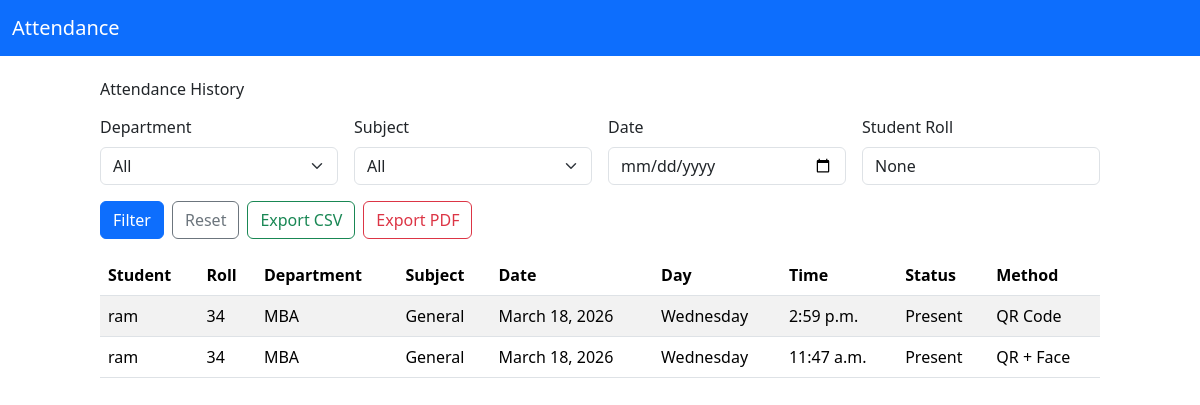
Before: /history/ with the older database file.
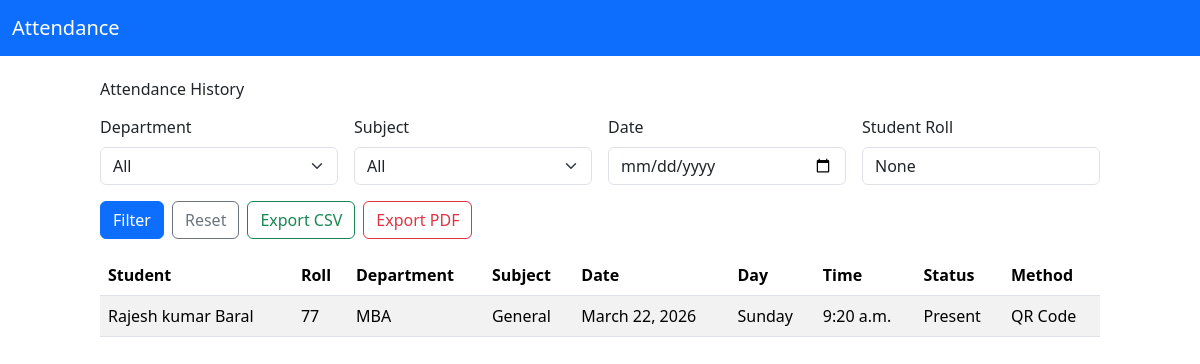
After: the same page with the newer database file.
### attendance/models.py (models this page shows, shortened)
class AttendanceRecord(models.Model):
    STATUS_PRESENT = "present"
    STATUS_ABSENT = "absent"
    STATUS_LATE = "late"
    METHOD_QR = "qr"
    METHOD_FACE = "face"
    METHOD_MANUAL = "manual"
    METHOD_QR_FACE = "qr_face"
    STATUS_CHOICES = [
        (STATUS_PRESENT, "Present"),
        (STATUS_ABSENT, "Absent"),
        (STATUS_LATE, "Late"),
    ]
    METHOD_CHOICES = [
        (METHOD_QR, "QR Code"),
        (METHOD_FACE, "Facial Recognition"),
        (METHOD_MANUAL, "Manual"),
        (METHOD_QR_FACE, "QR + Face"),
    ]
    student = models.ForeignKey(Student, on_delete=models.CASCADE, related_name="attendance_records")
    session = models.ForeignKey(AttendanceSession, on_delete=models.SET_NULL, null=True, blank=True, related_name="attendance_records")
    subject = models.ForeignKey(Subject, on_delete=models.SET_NULL, null=True, blank=True)
    date = models.DateField()
    day_of_week = models.CharField(max_length=16, blank=True)
    time = models.TimeField()
    status = models.CharField(max_length=16, choices=STATUS_CHOICES, default=STATUS_PRESENT)
    method = models.CharField(max_length=16, choices=METHOD_CHOICES, default=METHOD_MANUAL)
    created_at = models.DateTimeField(auto_now_add=True)
    class Meta:
        ordering = ["-created_at"]
        unique_together = [("student", "date", "subject", "time")]

class Student(models.Model):
    QR_MODE_PERMANENT = "permanent"
    QR_MODE_DAILY = "daily"
    QR_MODE_CHOICES = [
        (QR_MODE_PERMANENT, "Permanent QR"),
        (QR_MODE_DAILY, "Daily QR"),
    ]
    user = models.OneToOneField(User, on_delete=models.SET_NULL, null=True, blank=True)
    name = models.CharField(max_length=128)
    roll_number = models.CharField(max_length=64, unique=True)
    department = models.ForeignKey(Department, on_delete=models.SET_NULL, null=True, blank=True)
    section = models.CharField(max_length=64, blank=True, null=True)
    qr_mode = models.CharField(max_length=16, choices=QR_MODE_CHOICES, default=QR_MODE_PERMANENT)
    face_image = models.ImageField(upload_to="face_images/", blank=True, null=True)
    face_encoding = models.JSONField(blank=True, null=True)
    qr_code = models.ImageField(upload_to=_student_qr_upload_to, blank=True, null=True)

class Department(models.Model):
    name = models.CharField(max_length=64, unique=True)

### attendance/views.py (the view)
# urls.py: path("history/", views.attendance_history, name="attendance_history"),
def attendance_history(request):
    departments = Department.objects.all().order_by("name")
    subjects = Subject.objects.select_related("department").order_by("department__name", "name")
    records = AttendanceRecord.objects.select_related("student", "student__department", "subject")
    department_id = request.GET.get("department")
    subject_id = request.GET.get("subject")
    date_filter = request.GET.get("date")
    student_roll = request.GET.get("roll")
    if department_id:
        records = records.filter(student__department_id=department_id)
    if subject_id:
        records = records.filter(subject_id=subject_id)
    if date_filter:
        records = records.filter(date=date_filter)
    if student_roll:
        records = records.filter(student__roll_number__icontains=student_roll)
    return render(
        request,
        "attendance/attendance_history.html",
        {
            "records": records,
            "departments": departments,
            "subjects": subjects,
            "selected_department": department_id,
            "selected_subject": subject_id,
            "selected_date": date_filter,
            "student_roll": student_roll,
        },
    )

### attendance/templates/attendance/attendance_history.html (shortened to what this page needs)
{% extends "attendance/base.html" %}
{% block content %}
<h1 class="mb-3">Attendance History</h1>
<form method="get" class="row g-3 mb-3">
  <div class="col-md-3">
    <label class="form-label">Department</label>
    <select name="department" class="form-select">
      <option value="">All</option>
    </select>
  </div>
  <div class="col-md-3">
    <label class="form-label">Subject</label>
    <select name="subject" class="form-select">
      <option value="">All</option>
    </select>
  </div>
  <div class="col-md-3">
    <label class="form-label">Date</label>
    <input type="date" name="date" class="form-control" value="{{ selected_date }}" />
  </div>
  <div class="col-md-3">
    <label class="form-label">Student Roll</label>
    <input type="text" name="roll" class="form-control" value="{{ student_roll }}" />
  </div>
  <div class="col-12 d-flex gap-2">
    <button type="submit" class="btn btn-primary">Filter</button>
    <a class="btn btn-outline-secondary" href="{% url 'attendance:attendance_history' %}">Reset</a>
    <a class="btn btn-outline-success" href="{% url 'attendance:export_attendance_csv' %}?department={{ selected_department }}&subject={{ selected_subject }}&date={{ selected_date }}&roll={{ student_roll }}">Export CSV</a>
    <a class="btn btn-outline-danger" href="{% url 'attendance:export_attendance_pdf' %}?department={{ selected_department }}&subject={{ selected_subject }}&date={{ selected_date }}&roll={{ student_roll }}">Export PDF</a>
  </div>
</form>
{% if records %}
<table class="table table-striped">
  <thead>
    <tr>
      <th>Student</th>
      <th>Roll</th>
      <th>Department</th>
      <th>Subject</th>
      <th>Date</th>
      <th>Day</th>
      <th>Time</th>
      <th>Status</th>
      <th>Method</th>
    </tr>
  </thead>
  <tbody>
    {% for record in records %}
    <tr>
      <td>{{ record.student.name }}</td>
      <td>{{ record.student.roll_number }}</td>
      <td>{% if record.student.department %}{{ record.student.department.name }}{% endif %}</td>
      <td>{% if record.subject %}{{ record.subject.name }}{% else %}General{% endif %}</td>
      <td>{{ record.date }}</td>
      <td>{{ record.day_of_week }}</td>
      <td>{{ record.time }}</td>
      <td>{{ record.get_status_display }}</td>
      <td>{{ record.get_method_display }}</td>
    </tr>
    {% endfor %}
  </tbody>
</table>
{% else %}
<p>No records found.</p>
{% endif %}
{% endblock %}

Changed rows visible on the page:
removed AttendanceRecord: student.name "ram", student.roll_number "34", student.department.name "MBA", shows "General", date "March 18, 2026", day_of_week "Wednesday", time "2:59 p.m.", status "Present", method "QR Code"
removed AttendanceRecord: student.name "ram", student.roll_number "34", student.department.name "MBA", shows "General", date "March 18, 2026", day_of_week "Wednesday", time "11:47 a.m.", status "Present", method "QR + Face"
added AttendanceRecord: student.name "Rajesh kumar Baral", student.roll_number "77", student.department.name "MBA", shows "General", date "March 22, 2026", day_of_week "Sunday", time "9:20 a.m.", status "Present", method "QR Code"
